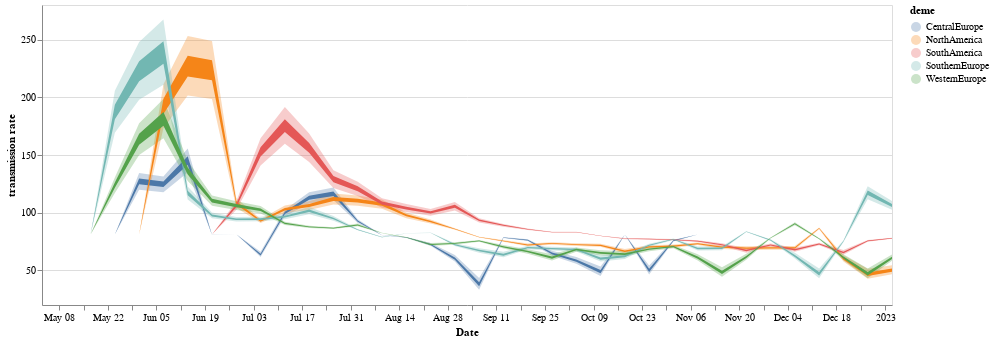

Notebook cell for this chart:
### Code cell
line = alt.Chart(test_north).mark_area().encode(
    alt.X('date:T', axis=alt.Axis(title="Date", grid=False)),
    alt.Y('lower_hpd_log_50',axis=alt.Axis(title="transmission rate"), scale = alt.Scale(zero= False)),
    alt.Y2('upper_hpd_log_50'),
    color=alt.Color('deme:N')
).properties(
    width=850,
    height=300
)

band = alt.Chart(test_north).mark_area(
    opacity=0.3
).encode(
    alt.X('date:T', axis=alt.Axis(title="Date", grid=False)),
    alt.Y('lower_hpd_log_95'),
    alt.Y2('upper_hpd_log_95'),
    color=alt.Color('deme:N')
).properties(
    width=850,
    height=300
)

band + line

### Figure 1 — Vega-Lite specification as saved in the notebook (floating-point values rounded to 4 significant figures; data arrays with more than 128 entries replaced by an {"elided": "..."} marker saying what was removed)
{"config": {"view": {"continuousWidth": 400, "continuousHeight": 300}}, "layer": [{"mark": {"type": "area", "opacity": 0.3}, "encoding": {"color": {"field": "deme", "type": "nominal"}, "x": {"axis": {"grid": false, "title": "Date"}, "field": "date", "type": "temporal"}, "y": {"field": "lower_hpd_log_95", "type": "quantitative"}, "y2": {"field": "upper_hpd_log_95"}}, "height": 300, "width": 850}, {"mark": "area", "encoding": {"color": {"field": "deme", "type": "nominal"}, "x": {"axis": {"grid": false, "title": "Date"}, "field": "date", "type": "temporal"}, "y": {"axis": {"title": "transmission rate"}, "field": "lower_hpd_log_50", "scale": {"zero": false}, "type": "quantitative"}, "y2": {"field": "upper_hpd_log_50"}}, "height": 300, "width": 850}], "data": {"name": "data-4ab5c6428bbfd00e048b882ec0a6f512"}, "$schema": "https://vega.github.io/schema/vega-lite/v4.17.0.json", "datasets": {"data-4ab5c6428bbfd00e048b882ec0a6f512": {"elided": "180 records"}}}
